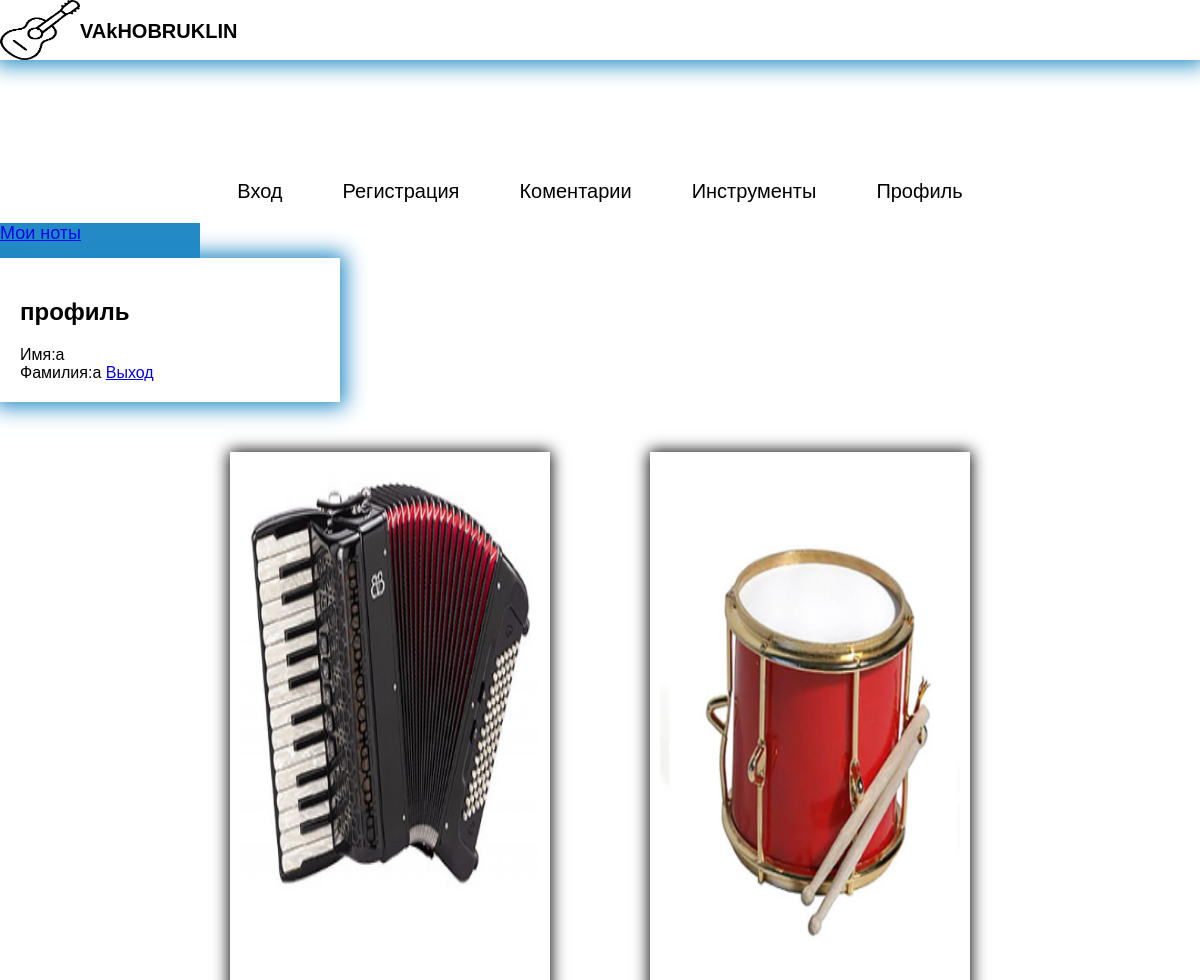
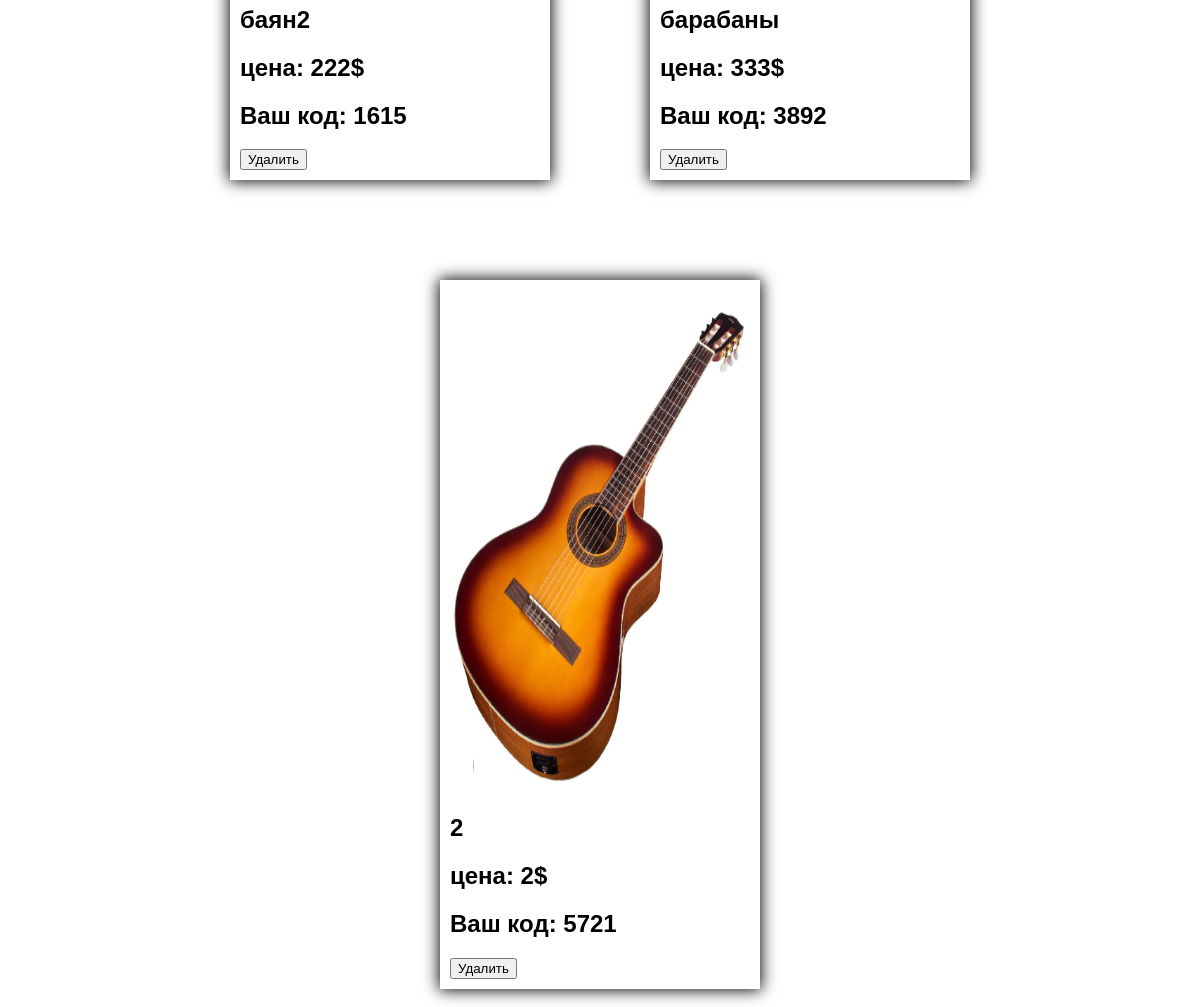
The app's page /pages/profil.php (signed in) with its own data (2 pictures, top to bottom).
### tables this page shows
CREATE TABLE `workout` (
  `id` int NOT NULL,
  `first_namee` varchar(50) NOT NULL,
  `lek_id` int NOT NULL
);

CREATE TABLE `books` (
  `id` int NOT NULL,
  `first_name` varchar(999) NOT NULL,
  `img` varchar(999) NOT NULL,
  `cost` int NOT NULL
);

### pages/profil.php (the view, shortened to what this page needs)
<?php include("header.php");
require('bd_connect/db.php');
$sql3 = "SELECT workout.id,workout.first_namee,first_name,img,cost FROM workout inner join books on workout.lek_id = books.id";
$result = $con->query($sql3);
for($data = []; $row = mysqli_fetch_assoc($result); $data[]=$row)
{
}
?>
<a href="mynots.php" class="login-button">Мои ноты</a>
<div class="form">
<h2 >профиль</h2>
      Имя:<?php echo   $_SESSION['user_name_us']; ?> <br>
      Фамилия:<?php echo   $_SESSION['user_name_us']; ?>
    <a href="bd_connect/logout.php">Выход</a>
</div>
<div class="popular-row">
<?php foreach($data as $elem)  {
if($_SESSION['user_name_us'] == $elem['first_namee']){
$id= $elem['id'];
echo '
<div class="popular-card">
<img src="../img/'.$elem['img'].'" alt="" class="imgbooks">
        <h2>'.$elem['first_name'].'</h2>
        <h2>цена: '.$elem['cost'].'$</h2>
        <h2>Ваш код: '.random_int(0,9999).'</h2>';
        echo ' <form method="post"><input type="submit" value="Удалить" class="btn-del" name='.$id.'></form>';
        echo ' </div>';  }
} ?>
</div>

### style/style.css (style rules this page uses)
body { margin: 0; padding: 0; font-family: sans-serif ; }
.form { width: 300px; height: auto; box-shadow: 0px 0px 20px 5px rgba(31, 136, 197, 0.979); padding: 20px; }
.login-button { width: 200px; height: 35px; border: none; background: rgba(31, 136, 197, 0.979); font-size: 18px; font-weight: 500; cursor: pointer; }
.popular-row { width: 100%; margin: 0 auto; display: flex; align-items: center; flex-wrap: wrap; justify-content: center; align-content: flex-start; }
.popular-card { margin: 50px; padding: 10px; width: 300px; height:auto; text-align: left; box-shadow:0px 0px 15px 1px black; }
.imgbooks { width: 300px; height: 500px; }

### records on screen
workout: lek.img (picture), lek.first_name "баян2", lek.cost "222"
workout: lek.img (picture), lek.first_name "барабаны", lek.cost "333"
workout: lek.img (picture), lek.first_name "2", lek.cost "2"

### other values on screen
$_SESSION['user_name_us'] "a"
